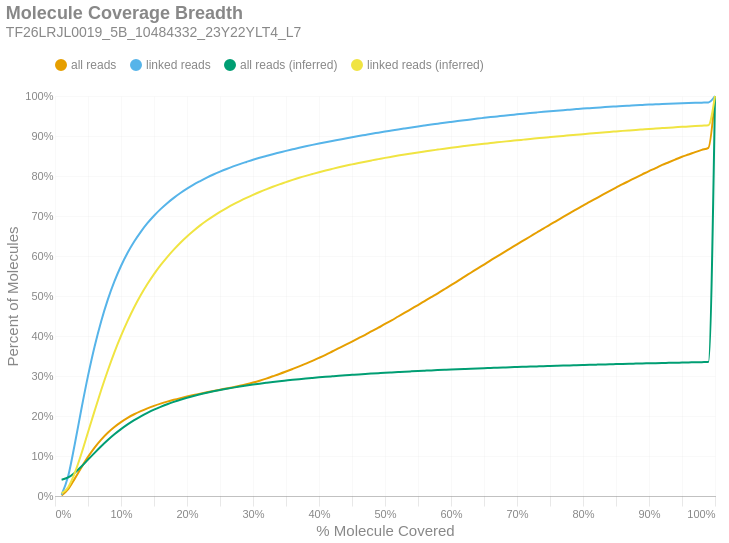

Write notebook code for a chart like this one.
### Markdown cell above
### Molecule Read Coverage
This chart shows molecule coverage breadth as computed by the number of bases aligned to that molecule. In other words, "*how much of each unique long molecule is actually sequenced/aligned?*" Keep in mind there is a distinction between sequences and alignments, since some sequences belonging to a particular molecule may not align well and wouldn't appear in the alignment data. This chart also shows molecule coverage breadth as computed by the *inferred fragment* from which the aligned sequences originate. Unlike read coverage, this calculation takes into account the total insert size, including unsequenced gaps between the forward and reverse reads. Like the previous figures, these are cumulative percents.

### Code cell
if SKIPLR:
    print_html(f"Skipped")
else:
    binned_df = consolidated_hist(valids['coverage_bp'], mask, 0.01, True)
    binned_df_inf = consolidated_hist(valids['coverage_inserts'], mask, 0.01, True)
    binned_df = binned_df.with_columns(pl.lit(binned_df_inf['all reads (cumsum)']).alias('all reads (inferred)'))
    binned_df = binned_df.with_columns(pl.lit(binned_df_inf['linked reads (cumsum)']).alias('linked reads (inferred)'))
    binned_df = binned_df.with_columns(
        (pl.col('bin').cast(pl.Float64) + 0.01).alias('right_edge')
    )

    with SafeRender(binned_df):
        (
            density_plot(binned_df, 'Molecule Coverage Breadth', samplename, 'molcov', ['all reads (inferred)','linked reads (inferred)'])
            .encode(
                #x=alt.X('bin:Q', title="% Molecule Covered").axis(format = '%').scale(padding=0),
                x=alt.X('right_edge:Q', title="% Molecule Covered").axis(format='%').scale(padding=0),
                y=alt.Y('value:Q', title='Percent of Molecules')
                    .axis(format='%')
                    .stack(False)
                    .scale(domainMin=0, padding=0),
                color=alt.Color("key:N").scale(domain = ["all reads", "linked reads", "all reads (inferred)", "linked reads (inferred)"]),
                tooltip = [
                    alt.Tooltip("key:N", title = "Data Type"),
                    alt.Tooltip("range_label:N", title="% Molecule Covered"),
                    alt.Tooltip("value:Q", format = ".2%", title="% Molecules")
                ]
            )
        ).display()

### Figure 1 — Vega-Lite specification as saved in the notebook (floating-point values rounded to 4 significant figures)
{"width": "container", "height": 400, "config": {"title": {"anchor": "start", "dy": -15, "fontSize": 18, "color": "#888888", "subtitleColor": "#888888", "subtitleFontSize": 14}, "arc": {"fill": "#0072B2"}, "axis": {"domainColor": "#888888", "domainWidth": 0.5, "gridWidth": 0.2, "grid": false, "titleFontWeight": 400, "titleFontSize": 15, "labelFontSize": 11, "labelColor": "#888888", "tickColor": "#888888", "tickWidth": 0.2, "titleColor": "#888888"}, "axisBand": {"grid": false}, "axisX": {"grid": true, "tickSize": 10, "domainCap": "round"}, "axisY": {"domain": false, "grid": true, "tickSize": 0, "domainCap": "round"}, "background": "transparent", "header": {"labelFontSize": 15, "labelColor": "#888888", "titleFontSize": 15, "titleFontWeight": 600, "titleColor": "#888888"}, "legend": {"labelFont": "sans-serif", "labelFontSize": 12, "labelColor": "#888888", "symbolSize": 100, "symbolType": "circle", "titleFontSize": 12, "titlePadding": 10, "titleColor": "#888888", "title": null, "orient": "top"}, "range": {"category": ["#E69F00", "#56B4E9", "#009E73", "#F0E442", "#0072B2", "#D55E00", "#CC79A7", "#000000"], "diverging": ["#cfe8f3", "#a2d4ec", "#73bfe2", "#46abdb", "#1696d2", "#12719e"]}, "area": {"fill": "#0072B2", "fillOpacity": 0.7, "line": true, "strokeOpacity": 0.7}, "line": {"color": "#0072B2", "stroke": "#0072B2", "strokeWidth": 2}, "trail": {"color": "#0072B2", "stroke": "#0072B2", "strokeWidth": 0, "size": 1}, "point": {"filled": true, "fillOpacity": 1.0, "size": 95}, "text": {"color": "#888888", "fontSize": 11, "align": "right", "fontWeight": 400, "size": 11}, "bar": {"fill": "#0072B2", "stroke": null}, "view": {"stroke": null, "continuousWidth": 660, "continuousHeight": 400}}, "data": {"name": "data-7918cff854df89517a2c26c7ba9bfcca"}, "mark": {"type": "line", "interpolate": "monotone", "point": {"opacity": 0, "size": 275}}, "encoding": {"color": {"field": "key", "scale": {"domain": ["all reads", "linked reads", "all reads (inferred)", "linked reads (inferred)"]}, "type": "nominal"}, "tooltip": [{"field": "key", "title": "Data Type", "type": "nominal"}, {"field": "range_label", "title": "% Molecule Covered", "type": "nominal"}, {"field": "value", "format": ".2%", "title": "% Molecules", "type": "quantitative"}], "x": {"axis": {"format": "%"}, "field": "right_edge", "scale": {"padding": 0}, "title": "% Molecule Covered", "type": "quantitative"}, "y": {"axis": {"format": "%"}, "field": "value", "scale": {"domainMin": 0, "padding": 0}, "stack": false, "title": "Percent of Molecules", "type": "quantitative"}}, "params": [{"name": "param_c36ac31b6afebe62", "select": {"type": "point", "fields": ["key"]}, "bind": "legend"}], "title": {"text": "Molecule Coverage Breadth", "subtitle": "TF26LRJL0019_5B_10484332_23Y22YLT4_L7"}, "transform": [{"fold": ["all reads (cumsum)", "linked reads (cumsum)", "all reads (inferred)", "linked reads (inferred)"]}, {"calculate": "replace(datum.key, ' (cumsum)', '')", "as": "key"}, {"filter": {"param": "param_c36ac31b6afebe62"}}], "usermeta": {"embedOptions": {"downloadFileName": "TF26LRJL0019_5B_10484332_23Y22YLT4_L7.molcov"}}, "$schema": "https://vega.github.io/schema/vega-lite/v6.4.1.json", "datasets": {"data-7918cff854df89517a2c26c7ba9bfcca": [{"bin": "0.0", "interval": "0.0-0.01", "all reads": 0.001373, "linked reads": 0.003096, "all reads (cumsum)": 0.001373, "linked reads (cumsum)": 0.003096, "range_label": "0.0-0.01", "all reads (inferred)": 0.04077, "linked reads (inferred)": 0.006462, "right_edge": 0.01}, {"bin": "0.01", "interval": "0.01-0.02", "all reads": 0.01592, "linked reads": 0.04675, "all reads (cumsum)": 0.01729, "linked reads (cumsum)": 0.04985, "range_label": "0.01-0.02", "all reads (inferred)": 0.04638, "linked reads (inferred)": 0.02188, "right_edge": 0.02}, {"bin": "0.02", "interval": "0.02-0.03", "all reads": 0.02617, "linked reads": 0.0803, "all reads (cumsum)": 0.04346, "linked reads (cumsum)": 0.1301, "range_label": "0.02-0.03", "all reads (inferred)": 0.05832, "linked reads (inferred)": 0.05787, "right_edge": 0.03}, {"bin": "0.03", "interval": "0.03-0.04", "all reads": 0.02793, "linked reads": 0.0874, "all reads (cumsum)": 0.0714, "linked reads (cumsum)": 0.2175, "range_label": "0.03-0.04", "all reads (inferred)": 0.07377, "linked reads (inferred)": 0.1058, "right_edge": 0.04}, {"bin": "0.04", "interval": "0.04-0.05", "all reads": 0.0263, "linked reads": 0.08269, "all reads (cumsum)": 0.09769, "linked reads (cumsum)": 0.3002, "range_label": "0.04-0.05", "all reads (inferred)": 0.09086, "linked reads (inferred)": 0.1592, "right_edge": 0.05}, {"bin": "0.05", "interval": "0.05-0.06", "all reads": 0.02334, "linked reads": 0.07353, "all reads (cumsum)": 0.121, "linked reads (cumsum)": 0.3738, "range_label": "0.05-0.06", "all reads (inferred)": 0.1079, "linked reads (inferred)": 0.2127, "right_edge": 0.06}, {"bin": "0.06", "interval": "0.06-0.07", "all reads": 0.02005, "linked reads": 0.0633, "all reads (cumsum)": 0.1411, "linked reads (cumsum)": 0.4371, "range_label": "0.06-0.07", "all reads (inferred)": 0.1243, "linked reads (inferred)": 0.2648, "right_edge": 0.07}, {"bin": "0.07", "interval": "0.07-0.08", "all reads": 0.01709, "linked reads": 0.05396, "all reads (cumsum)": 0.1582, "linked reads (cumsum)": 0.491, "range_label": "0.07-0.08", "all reads (inferred)": 0.1398, "linked reads (inferred)": 0.3138, "right_edge": 0.08}, {"bin": "0.08", "interval": "0.08-0.09", "all reads": 0.01441, "linked reads": 0.04541, "all reads (cumsum)": 0.1726, "linked reads (cumsum)": 0.5364, "range_label": "0.08-0.09", "all reads (inferred)": 0.1541, "linked reads (inferred)": 0.3591, "right_edge": 0.09}, {"bin": "0.09", "interval": "0.09-0.1", "all reads": 0.01223, "linked reads": 0.03846, "all reads (cumsum)": 0.1848, "linked reads (cumsum)": 0.5749, "range_label": "0.09-0.1", "all reads (inferred)": 0.1671, "linked reads (inferred)": 0.4002, "right_edge": 0.1}, {"bin": "0.1", "interval": "0.1-0.11", "all reads": 0.01053, "linked reads": 0.033, "all reads (cumsum)": 0.1953, "linked reads (cumsum)": 0.6079, "range_label": "0.1-0.11", "all reads (inferred)": 0.1789, "linked reads (inferred)": 0.4377, "right_edge": 0.11}, {"bin": "0.11", "interval": "0.11-0.12", "all reads": 0.009049, "linked reads": 0.02826, "all reads (cumsum)": 0.2044, "linked reads (cumsum)": 0.6362, "range_label": "0.11-0.12", "all reads (inferred)": 0.1897, "linked reads (inferred)": 0.4718, "right_edge": 0.12}, {"bin": "0.12", "interval": "0.12-0.13", "all reads": 0.00786, "linked reads": 0.02435, "all reads (cumsum)": 0.2122, "linked reads (cumsum)": 0.6605, "range_label": "0.12-0.13", "all reads (inferred)": 0.1993, "linked reads (inferred)": 0.5023, "right_edge": 0.13}, {"bin": "0.13", "interval": "0.13-0.14", "all reads": 0.006947, "linked reads": 0.02143, "all reads (cumsum)": 0.2192, "linked reads (cumsum)": 0.6819, "range_label": "0.13-0.14", "all reads (inferred)": 0.208, "linked reads (inferred)": 0.5298, "right_edge": 0.14}, {"bin": "0.14", "interval": "0.14-0.15", "all reads": 0.006159, "linked reads": 0.01877, "all reads (cumsum)": 0.2253, "linked reads (cumsum)": 0.7007, "range_label": "0.14-0.15", "all reads (inferred)": 0.2159, "linked reads (inferred)": 0.5547, "right_edge": 0.15}, {"bin": "0.15", "interval": "0.15-0.16", "all reads": 0.005519, "linked reads": 0.01651, "all reads (cumsum)": 0.2309, "linked reads (cumsum)": 0.7172, "range_label": "0.15-0.16", "all reads (inferred)": 0.2229, "linked reads (inferred)": 0.5771, "right_edge": 0.16}, {"bin": "0.16", "interval": "0.16-0.17", "all reads": 0.004987, "linked reads": 0.01482, "all reads (cumsum)": 0.2359, "linked reads (cumsum)": 0.732, "range_label": "0.16-0.17", "all reads (inferred)": 0.2293, "linked reads (inferred)": 0.5974, "right_edge": 0.17}, {"bin": "0.17", "interval": "0.17-0.18", "all reads": 0.004566, "linked reads": 0.01327, "all reads (cumsum)": 0.2404, "linked reads (cumsum)": 0.7453, "range_label": "0.17-0.18", "all reads (inferred)": 0.2352, "linked reads (inferred)": 0.6159, "right_edge": 0.18}, {"bin": "0.18", "interval": "0.18-0.19", "all reads": 0.004228, "linked reads": 0.01208, "all reads (cumsum)": 0.2447, "linked reads (cumsum)": 0.7574, "range_label": "0.18-0.19", "all reads (inferred)": 0.2407, "linked reads (inferred)": 0.6333, "right_edge": 0.19}, {"bin": "0.19", "interval": "0.19-0.2", "all reads": 0.003997, "linked reads": 0.01101, "all reads (cumsum)": 0.2486, "linked reads (cumsum)": 0.7684, "range_label": "0.19-0.2", "all reads (inferred)": 0.2456, "linked reads (inferred)": 0.649, "right_edge": 0.2}, {"bin": "0.2", "interval": "0.2-0.21", "all reads": 0.003676, "linked reads": 0.009967, "all reads (cumsum)": 0.2523, "linked reads (cumsum)": 0.7784, "range_label": "0.2-0.21", "all reads (inferred)": 0.2501, "linked reads (inferred)": 0.6631, "right_edge": 0.21}, {"bin": "0.21", "interval": "0.21-0.22", "all reads": 0.003461, "linked reads": 0.008952, "all reads (cumsum)": 0.2558, "linked reads (cumsum)": 0.7873, "range_label": "0.21-0.22", "all reads (inferred)": 0.2543, "linked reads (inferred)": 0.6765, "right_edge": 0.22}, {"bin": "0.22", "interval": "0.22-0.23", "all reads": 0.00346, "linked reads": 0.008542, "all reads (cumsum)": 0.2592, "linked reads (cumsum)": 0.7959, "range_label": "0.22-0.23", "all reads (inferred)": 0.2582, "linked reads (inferred)": 0.6886, "right_edge": 0.23}, {"bin": "0.23", "interval": "0.23-0.24", "all reads": 0.003315, "linked reads": 0.007841, "all reads (cumsum)": 0.2626, "linked reads (cumsum)": 0.8037, "range_label": "0.23-0.24", "all reads (inferred)": 0.2617, "linked reads (inferred)": 0.6998, "right_edge": 0.24}, {"bin": "0.24", "interval": "0.24-0.25", "all reads": 0.003217, "linked reads": 0.007193, "all reads (cumsum)": 0.2658, "linked reads (cumsum)": 0.8109, "range_label": "0.24-0.25", "all reads (inferred)": 0.265, "linked reads (inferred)": 0.7102, "right_edge": 0.25}, {"bin": "0.25", "interval": "0.25-0.26", "all reads": 0.003092, "linked reads": 0.006736, "all reads (cumsum)": 0.2689, "linked reads (cumsum)": 0.8176, "range_label": "0.25-0.26", "all reads (inferred)": 0.268, "linked reads (inferred)": 0.7198, "right_edge": 0.26}, {"bin": "0.26", "interval": "0.26-0.27", "all reads": 0.003268, "linked reads": 0.006325, "all reads (cumsum)": 0.2721, "linked reads (cumsum)": 0.824, "range_label": "0.26-0.27", "all reads (inferred)": 0.271, "linked reads (inferred)": 0.729, "right_edge": 0.27}, {"bin": "0.27", "interval": "0.27-0.28", "all reads": 0.003471, "linked reads": 0.005775, "all reads (cumsum)": 0.2756, "linked reads (cumsum)": 0.8297, "range_label": "0.27-0.28", "all reads (inferred)": 0.2736, "linked reads (inferred)": 0.7374, "right_edge": 0.28}, {"bin": "0.28", "interval": "0.28-0.29", "all reads": 0.003759, "linked reads": 0.005428, "all reads (cumsum)": 0.2794, "linked reads (cumsum)": 0.8352, "range_label": "0.28-0.29", "all reads (inferred)": 0.2762, "linked reads (inferred)": 0.7454, "right_edge": 0.29}, {"bin": "0.29", "interval": "0.29-0.3", "all reads": 0.004247, "linked reads": 0.005343, "all reads (cumsum)": 0.2836, "linked reads (cumsum)": 0.8405, "range_label": "0.29-0.3", "all reads (inferred)": 0.2786, "linked reads (inferred)": 0.753, "right_edge": 0.3}, {"bin": "0.3", "interval": "0.3-0.31", "all reads": 0.004709, "linked reads": 0.004944, "all reads (cumsum)": 0.2883, "linked reads (cumsum)": 0.8454, "range_label": "0.3-0.31", "all reads (inferred)": 0.2808, "linked reads (inferred)": 0.7601, "right_edge": 0.31}, {"bin": "0.31", "interval": "0.31-0.32", "all reads": 0.005205, "linked reads": 0.004573, "all reads (cumsum)": 0.2935, "linked reads (cumsum)": 0.85, "range_label": "0.31-0.32", "all reads (inferred)": 0.2829, "linked reads (inferred)": 0.7667, "right_edge": 0.32}, {"bin": "0.32", "interval": "0.32-0.33", "all reads": 0.005737, "linked reads": 0.004527, "all reads (cumsum)": 0.2993, "linked reads (cumsum)": 0.8545, "range_label": "0.32-0.33", "all reads (inferred)": 0.285, "linked reads (inferred)": 0.7732, "right_edge": 0.33}, {"bin": "0.33", "interval": "0.33-0.34", "all reads": 0.005781, "linked reads": 0.004133, "all reads (cumsum)": 0.305, "linked reads (cumsum)": 0.8587, "range_label": "0.33-0.34", "all reads (inferred)": 0.2869, "linked reads (inferred)": 0.7791, "right_edge": 0.34}, {"bin": "0.34", "interval": "0.34-0.35", "all reads": 0.006145, "linked reads": 0.004139, "all reads (cumsum)": 0.3112, "linked reads (cumsum)": 0.8628, "range_label": "0.34-0.35", "all reads (inferred)": 0.2887, "linked reads (inferred)": 0.7847, "right_edge": 0.35}, {"bin": "0.35", "interval": "0.35-0.36", "all reads": 0.006382, "linked reads": 0.003888, "all reads (cumsum)": 0.3176, "linked reads (cumsum)": 0.8667, "range_label": "0.35-0.36", "all reads (inferred)": 0.2905, "linked reads (inferred)": 0.7902, "right_edge": 0.36}, {"bin": "0.36", "interval": "0.36-0.37", "all reads": 0.006511, "linked reads": 0.003858, "all reads (cumsum)": 0.3241, "linked reads (cumsum)": 0.8706, "range_label": "0.36-0.37", "all reads (inferred)": 0.2921, "linked reads (inferred)": 0.7955, "right_edge": 0.37}, {"bin": "0.37", "interval": "0.37-0.38", "all reads": 0.006778, "linked reads": 0.003688, "all reads (cumsum)": 0.3309, "linked reads (cumsum)": 0.8742, "range_label": "0.37-0.38", "all reads (inferred)": 0.2937, "linked reads (inferred)": 0.8003, "right_edge": 0.38}, {"bin": "0.38", "interval": "0.38-0.39", "all reads": 0.006975, "linked reads": 0.003518, "all reads (cumsum)": 0.3378, "linked reads (cumsum)": 0.8778, "range_label": "0.38-0.39", "all reads (inferred)": 0.2951, "linked reads (inferred)": 0.8049, "right_edge": 0.39}, {"bin": "0.39", "interval": "0.39-0.4", "all reads": 0.007466, "linked reads": 0.003379, "all reads (cumsum)": 0.3453, "linked reads (cumsum)": 0.8811, "range_label": "0.39-0.4", "all reads (inferred)": 0.2966, "linked reads (inferred)": 0.8094, "right_edge": 0.4}, {"bin": "0.4", "interval": "0.4-0.41", "all reads": 0.007702, "linked reads": 0.003249, "all reads (cumsum)": 0.353, "linked reads (cumsum)": 0.8844, "range_label": "0.4-0.41", "all reads (inferred)": 0.298, "linked reads (inferred)": 0.8137, "right_edge": 0.41}, {"bin": "0.41", "interval": "0.41-0.42", "all reads": 0.008209, "linked reads": 0.003137, "all reads (cumsum)": 0.3612, "linked reads (cumsum)": 0.8875, "range_label": "0.41-0.42", "all reads (inferred)": 0.2993, "linked reads (inferred)": 0.8178, "right_edge": 0.42}, {"bin": "0.42", "interval": "0.42-0.43", "all reads": 0.008217, "linked reads": 0.003076, "all reads (cumsum)": 0.3694, "linked reads (cumsum)": 0.8906, "range_label": "0.42-0.43", "all reads (inferred)": 0.3005, "linked reads (inferred)": 0.8218, "right_edge": 0.43}, {"bin": "0.43", "interval": "0.43-0.44", "all reads": 0.008271, "linked reads": 0.003105, "all reads (cumsum)": 0.3777, "linked reads (cumsum)": 0.8937, "range_label": "0.43-0.44", "all reads (inferred)": 0.3017, "linked reads (inferred)": 0.8255, "right_edge": 0.44}, {"bin": "0.44", "interval": "0.44-0.45", "all reads": 0.008404, "linked reads": 0.003047, "all reads (cumsum)": 0.3861, "linked reads (cumsum)": 0.8968, "range_label": "0.44-0.45", "all reads (inferred)": 0.3029, "linked reads (inferred)": 0.829, "right_edge": 0.45}, {"bin": "0.45", "interval": "0.45-0.46", "all reads": 0.008451, "linked reads": 0.003, "all reads (cumsum)": 0.3946, "linked reads (cumsum)": 0.8998, "range_label": "0.45-0.46", "all reads (inferred)": 0.304, "linked reads (inferred)": 0.8325, "right_edge": 0.46}, {"bin": "0.46", "interval": "0.46-0.47", "all reads": 0.008498, "linked reads": 0.00292, "all reads (cumsum)": 0.4031, "linked reads (cumsum)": 0.9027, "range_label": "0.46-0.47", "all reads (inferred)": 0.3051, "linked reads (inferred)": 0.8358, "right_edge": 0.47}, {"bin": "0.47", "interval": "0.47-0.48", "all reads": 0.008909, "linked reads": 0.002927, "all reads (cumsum)": 0.412, "linked reads (cumsum)": 0.9056, "range_label": "0.47-0.48", "all reads (inferred)": 0.3061, "linked reads (inferred)": 0.839, "right_edge": 0.48}, {"bin": "0.48", "interval": "0.48-0.49", "all reads": 0.008777, "linked reads": 0.002777, "all reads (cumsum)": 0.4207, "linked reads (cumsum)": 0.9084, "range_label": "0.48-0.49", "all reads (inferred)": 0.3071, "linked reads (inferred)": 0.8421, "right_edge": 0.49}, {"bin": "0.49", "interval": "0.49-0.5", "all reads": 0.00979, "linked reads": 0.002825, "all reads (cumsum)": 0.4305, "linked reads (cumsum)": 0.9112, "range_label": "0.49-0.5", "all reads (inferred)": 0.3081, "linked reads (inferred)": 0.8453, "right_edge": 0.5}, {"bin": "0.5", "interval": "0.5-0.51", "all reads": 0.008584, "linked reads": 0.002552, "all reads (cumsum)": 0.4391, "linked reads (cumsum)": 0.9138, "range_label": "0.5-0.51", "all reads (inferred)": 0.309, "linked reads (inferred)": 0.8482, "right_edge": 0.51}, {"bin": "0.51", "interval": "0.51-0.52", "all reads": 0.009635, "linked reads": 0.002649, "all reads (cumsum)": 0.4487, "linked reads (cumsum)": 0.9164, "range_label": "0.51-0.52", "all reads (inferred)": 0.3099, "linked reads (inferred)": 0.851, "right_edge": 0.52}, {"bin": "0.52", "interval": "0.52-0.53", "all reads": 0.009445, "linked reads": 0.002535, "all reads (cumsum)": 0.4582, "linked reads (cumsum)": 0.9189, "range_label": "0.52-0.53", "all reads (inferred)": 0.3108, "linked reads (inferred)": 0.8537, "right_edge": 0.53}, {"bin": "0.53", "interval": "0.53-0.54", "all reads": 0.009669, "linked reads": 0.002498, "all reads (cumsum)": 0.4679, "linked reads (cumsum)": 0.9214, "range_label": "0.53-0.54", "all reads (inferred)": 0.3116, "linked reads (inferred)": 0.8563, "right_edge": 0.54}, {"bin": "0.54", "interval": "0.54-0.55", "all reads": 0.009571, "linked reads": 0.002443, "all reads (cumsum)": 0.4774, "linked reads (cumsum)": 0.9239, "range_label": "0.54-0.55", "all reads (inferred)": 0.3125, "linked reads (inferred)": 0.8588, "right_edge": 0.55}, {"bin": "0.55", "interval": "0.55-0.56", "all reads": 0.009821, "linked reads": 0.002379, "all reads (cumsum)": 0.4873, "linked reads (cumsum)": 0.9263, "range_label": "0.55-0.56", "all reads (inferred)": 0.3133, "linked reads (inferred)": 0.8613, "right_edge": 0.56}, {"bin": "0.56", "interval": "0.56-0.57", "all reads": 0.009809, "linked reads": 0.002351, "all reads (cumsum)": 0.4971, "linked reads (cumsum)": 0.9286, "range_label": "0.56-0.57", "all reads (inferred)": 0.3141, "linked reads (inferred)": 0.8638, "right_edge": 0.57}, {"bin": "0.57", "interval": "0.57-0.58", "all reads": 0.009699, "linked reads": 0.002237, "all reads (cumsum)": 0.5068, "linked reads (cumsum)": 0.9308, "range_label": "0.57-0.58", "all reads (inferred)": 0.3148, "linked reads (inferred)": 0.866, "right_edge": 0.58}, {"bin": "0.58", "interval": "0.58-0.59", "all reads": 0.01014, "linked reads": 0.002275, "all reads (cumsum)": 0.5169, "linked reads (cumsum)": 0.9331, "range_label": "0.58-0.59", "all reads (inferred)": 0.3155, "linked reads (inferred)": 0.8683, "right_edge": 0.59}, {"bin": "0.59", "interval": "0.59-0.6", "all reads": 0.01034, "linked reads": 0.002107, "all reads (cumsum)": 0.5272, "linked reads (cumsum)": 0.9352, "range_label": "0.59-0.6", "all reads (inferred)": 0.3163, "linked reads (inferred)": 0.8705, "right_edge": 0.6}, {"bin": "0.6", "interval": "0.6-0.61", "all reads": 0.01004, "linked reads": 0.002047, "all reads (cumsum)": 0.5373, "linked reads (cumsum)": 0.9373, "range_label": "0.6-0.61", "all reads (inferred)": 0.317, "linked reads (inferred)": 0.8727, "right_edge": 0.61}, {"bin": "0.61", "interval": "0.61-0.62", "all reads": 0.01059, "linked reads": 0.002095, "all reads (cumsum)": 0.5479, "linked reads (cumsum)": 0.9394, "range_label": "0.61-0.62", "all reads (inferred)": 0.3177, "linked reads (inferred)": 0.8747, "right_edge": 0.62}, {"bin": "0.62", "interval": "0.62-0.63", "all reads": 0.01025, "linked reads": 0.002126, "all reads (cumsum)": 0.5581, "linked reads (cumsum)": 0.9415, "range_label": "0.62-0.63", "all reads (inferred)": 0.3183, "linked reads (inferred)": 0.8767, "right_edge": 0.63}, {"bin": "0.63", "interval": "0.63-0.64", "all reads": 0.01037, "linked reads": 0.001995, "all reads (cumsum)": 0.5685, "linked reads (cumsum)": 0.9435, "range_label": "0.63-0.64", "all reads (inferred)": 0.3189, "linked reads (inferred)": 0.8786, "right_edge": 0.64}, {"bin": "0.64", "interval": "0.64-0.65", "all reads": 0.01009, "linked reads": 0.001899, "all reads (cumsum)": 0.5786, "linked reads (cumsum)": 0.9454, "range_label": "0.64-0.65", "all reads (inferred)": 0.3196, "linked reads (inferred)": 0.8805, "right_edge": 0.65}, {"bin": "0.65", "interval": "0.65-0.66", "all reads": 0.01044, "linked reads": 0.001911, "all reads (cumsum)": 0.589, "linked reads (cumsum)": 0.9473, "range_label": "0.65-0.66", "all reads (inferred)": 0.3202, "linked reads (inferred)": 0.8823, "right_edge": 0.66}, {"bin": "0.66", "interval": "0.66-0.67", "all reads": 0.009909, "linked reads": 0.00173, "all reads (cumsum)": 0.5989, "linked reads (cumsum)": 0.949, "range_label": "0.66-0.67", "all reads (inferred)": 0.3208, "linked reads (inferred)": 0.8842, "right_edge": 0.67}, {"bin": "0.67", "interval": "0.67-0.68", "all reads": 0.01022, "linked reads": 0.001757, "all reads (cumsum)": 0.6092, "linked reads (cumsum)": 0.9508, "range_label": "0.67-0.68", "all reads (inferred)": 0.3213, "linked reads (inferred)": 0.8859, "right_edge": 0.68}, {"bin": "0.68", "interval": "0.68-0.69", "all reads": 0.009945, "linked reads": 0.0017, "all reads (cumsum)": 0.6191, "linked reads (cumsum)": 0.9525, "range_label": "0.68-0.69", "all reads (inferred)": 0.3219, "linked reads (inferred)": 0.8877, "right_edge": 0.69}, {"bin": "0.69", "interval": "0.69-0.7", "all reads": 0.009997, "linked reads": 0.001658, "all reads (cumsum)": 0.6291, "linked reads (cumsum)": 0.9541, "range_label": "0.69-0.7", "all reads (inferred)": 0.3224, "linked reads (inferred)": 0.8893, "right_edge": 0.7}, {"bin": "0.7", "interval": "0.7-0.71", "all reads": 0.009831, "linked reads": 0.001686, "all reads (cumsum)": 0.6389, "linked reads (cumsum)": 0.9558, "range_label": "0.7-0.71", "all reads (inferred)": 0.323, "linked reads (inferred)": 0.8909, "right_edge": 0.71}, {"bin": "0.71", "interval": "0.71-0.72", "all reads": 0.00983, "linked reads": 0.001589, "all reads (cumsum)": 0.6488, "linked reads (cumsum)": 0.9574, "range_label": "0.71-0.72", "all reads (inferred)": 0.3235, "linked reads (inferred)": 0.8926, "right_edge": 0.72}, {"bin": "0.72", "interval": "0.72-0.73", "all reads": 0.01001, "linked reads": 0.001548, "all reads (cumsum)": 0.6588, "linked reads (cumsum)": 0.959, "range_label": "0.72-0.73", "all reads (inferred)": 0.3241, "linked reads (inferred)": 0.8941, "right_edge": 0.73}, {"bin": "0.73", "interval": "0.73-0.74", "all reads": 0.009663, "linked reads": 0.001511, "all reads (cumsum)": 0.6684, "linked reads (cumsum)": 0.9605, "range_label": "0.73-0.74", "all reads (inferred)": 0.3246, "linked reads (inferred)": 0.8957, "right_edge": 0.74}, {"bin": "0.74", "interval": "0.74-0.75", "all reads": 0.01007, "linked reads": 0.00143, "all reads (cumsum)": 0.6785, "linked reads (cumsum)": 0.9619, "range_label": "0.74-0.75", "all reads (inferred)": 0.3251, "linked reads (inferred)": 0.8973, "right_edge": 0.75}, {"bin": "0.75", "interval": "0.75-0.76", "all reads": 0.009465, "linked reads": 0.001388, "all reads (cumsum)": 0.688, "linked reads (cumsum)": 0.9633, "range_label": "0.75-0.76", "all reads (inferred)": 0.3256, "linked reads (inferred)": 0.8988, "right_edge": 0.76}, {"bin": "0.76", "interval": "0.76-0.77", "all reads": 0.009674, "linked reads": 0.001347, "all reads (cumsum)": 0.6976, "linked reads (cumsum)": 0.9647, "range_label": "0.76-0.77", "all reads (inferred)": 0.3261, "linked reads (inferred)": 0.9003, "right_edge": 0.77}, {"bin": "0.77", "interval": "0.77-0.78", "all reads": 0.009501, "linked reads": 0.001279, "all reads (cumsum)": 0.7071, "linked reads (cumsum)": 0.9659, "range_label": "0.77-0.78", "all reads (inferred)": 0.3265, "linked reads (inferred)": 0.9017, "right_edge": 0.78}, {"bin": "0.78", "interval": "0.78-0.79", "all reads": 0.009219, "linked reads": 0.001283, "all reads (cumsum)": 0.7164, "linked reads (cumsum)": 0.9672, "range_label": "0.78-0.79", "all reads (inferred)": 0.327, "linked reads (inferred)": 0.9031, "right_edge": 0.79}, {"bin": "0.79", "interval": "0.79-0.8", "all reads": 0.009755, "linked reads": 0.001254, "all reads (cumsum)": 0.7261, "linked reads (cumsum)": 0.9685, "range_label": "0.79-0.8", "all reads (inferred)": 0.3275, "linked reads (inferred)": 0.9046, "right_edge": 0.8}, {"bin": "0.8", "interval": "0.8-0.81", "all reads": 0.008964, "linked reads": 0.001145, "all reads (cumsum)": 0.7351, "linked reads (cumsum)": 0.9696, "range_label": "0.8-0.81", "all reads (inferred)": 0.328, "linked reads (inferred)": 0.906, "right_edge": 0.81}, {"bin": "0.81", "interval": "0.81-0.82", "all reads": 0.009133, "linked reads": 0.001168, "all reads (cumsum)": 0.7442, "linked reads (cumsum)": 0.9708, "range_label": "0.81-0.82", "all reads (inferred)": 0.3284, "linked reads (inferred)": 0.9073, "right_edge": 0.82}, {"bin": "0.82", "interval": "0.82-0.83", "all reads": 0.009149, "linked reads": 0.001092, "all reads (cumsum)": 0.7534, "linked reads (cumsum)": 0.9719, "range_label": "0.82-0.83", "all reads (inferred)": 0.3289, "linked reads (inferred)": 0.9087, "right_edge": 0.83}, {"bin": "0.83", "interval": "0.83-0.84", "all reads": 0.008885, "linked reads": 0.001094, "all reads (cumsum)": 0.7622, "linked reads (cumsum)": 0.973, "range_label": "0.83-0.84", "all reads (inferred)": 0.3293, "linked reads (inferred)": 0.9102, "right_edge": 0.84}, {"bin": "0.84", "interval": "0.84-0.85", "all reads": 0.008584, "linked reads": 0.0009817, "all reads (cumsum)": 0.7708, "linked reads (cumsum)": 0.9739, "range_label": "0.84-0.85", "all reads (inferred)": 0.3298, "linked reads (inferred)": 0.9115, "right_edge": 0.85}, {"bin": "0.85", "interval": "0.85-0.86", "all reads": 0.0087, "linked reads": 0.001007, "all reads (cumsum)": 0.7795, "linked reads (cumsum)": 0.975, "range_label": "0.85-0.86", "all reads (inferred)": 0.3302, "linked reads (inferred)": 0.9128, "right_edge": 0.86}, {"bin": "0.86", "interval": "0.86-0.87", "all reads": 0.00831, "linked reads": 0.000938, "all reads (cumsum)": 0.7878, "linked reads (cumsum)": 0.9759, "range_label": "0.86-0.87", "all reads (inferred)": 0.3306, "linked reads (inferred)": 0.914, "right_edge": 0.87}, {"bin": "0.87", "interval": "0.87-0.88", "all reads": 0.00832, "linked reads": 0.0009438, "all reads (cumsum)": 0.7962, "linked reads (cumsum)": 0.9768, "range_label": "0.87-0.88", "all reads (inferred)": 0.331, "linked reads (inferred)": 0.9153, "right_edge": 0.88}, {"bin": "0.88", "interval": "0.88-0.89", "all reads": 0.008075, "linked reads": 0.0008282, "all reads (cumsum)": 0.8042, "linked reads (cumsum)": 0.9777, "range_label": "0.88-0.89", "all reads (inferred)": 0.3314, "linked reads (inferred)": 0.9164, "right_edge": 0.89}, {"bin": "0.89", "interval": "0.89-0.9", "all reads": 0.008057, "linked reads": 0.0008223, "all reads (cumsum)": 0.8123, "linked reads (cumsum)": 0.9785, "range_label": "0.89-0.9", "all reads (inferred)": 0.3318, "linked reads (inferred)": 0.9176, "right_edge": 0.9}, {"bin": "0.9", "interval": "0.9-0.91", "all reads": 0.007262, "linked reads": 0.0006775, "all reads (cumsum)": 0.8196, "linked reads (cumsum)": 0.9792, "range_label": "0.9-0.91", "all reads (inferred)": 0.3322, "linked reads (inferred)": 0.9187, "right_edge": 0.91}, {"bin": "0.91", "interval": "0.91-0.92", "all reads": 0.008167, "linked reads": 0.0007591, "all reads (cumsum)": 0.8277, "linked reads (cumsum)": 0.9799, "range_label": "0.91-0.92", "all reads (inferred)": 0.3325, "linked reads (inferred)": 0.9197, "right_edge": 0.92}, {"bin": "0.92", "interval": "0.92-0.93", "all reads": 0.006571, "linked reads": 0.000694, "all reads (cumsum)": 0.8343, "linked reads (cumsum)": 0.9806, "range_label": "0.92-0.93", "all reads (inferred)": 0.3329, "linked reads (inferred)": 0.9208, "right_edge": 0.93}, {"bin": "0.93", "interval": "0.93-0.94", "all reads": 0.006869, "linked reads": 0.0006444, "all reads (cumsum)": 0.8412, "linked reads (cumsum)": 0.9813, "range_label": "0.93-0.94", "all reads (inferred)": 0.3332, "linked reads (inferred)": 0.9218, "right_edge": 0.94}, {"bin": "0.94", "interval": "0.94-0.95", "all reads": 0.007006, "linked reads": 0.0005949, "all reads (cumsum)": 0.8482, "linked reads (cumsum)": 0.9819, "range_label": "0.94-0.95", "all reads (inferred)": 0.3336, "linked reads (inferred)": 0.9229, "right_edge": 0.95}, {"bin": "0.95", "interval": "0.95-0.96", "all reads": 0.005586, "linked reads": 0.0005647, "all reads (cumsum)": 0.8538, "linked reads (cumsum)": 0.9824, "range_label": "0.95-0.96", "all reads (inferred)": 0.3339, "linked reads (inferred)": 0.9238, "right_edge": 0.96}, {"bin": "0.96", "interval": "0.96-0.97", "all reads": 0.005921, "linked reads": 0.0005278, "all reads (cumsum)": 0.8597, "linked reads (cumsum)": 0.9829, "range_label": "0.96-0.97", "all reads (inferred)": 0.3343, "linked reads (inferred)": 0.9248, "right_edge": 0.97}, {"bin": "0.97", "interval": "0.97-0.98", "all reads": 0.005632, "linked reads": 0.0004685, "all reads (cumsum)": 0.8653, "linked reads (cumsum)": 0.9834, "range_label": "0.97-0.98", "all reads (inferred)": 0.3347, "linked reads (inferred)": 0.9258, "right_edge": 0.98}, {"bin": "0.98", "interval": "0.98-0.99", "all reads": 0.005105, "linked reads": 0.0005035, "all reads (cumsum)": 0.8704, "linked reads (cumsum)": 0.9839, "range_label": "0.98-0.99", "all reads (inferred)": 0.335, "linked reads (inferred)": 0.9269, "right_edge": 0.99}, {"bin": "0.99", "interval": "0.99-1.0", "all reads": 0.1296, "linked reads": 0.01608, "all reads (cumsum)": 1.0, "linked reads (cumsum)": 1.0, "range_label": "0.99-1.0", "all reads (inferred)": 1.0, "linked reads (inferred)": 1.0, "right_edge": 1.0}]}}
